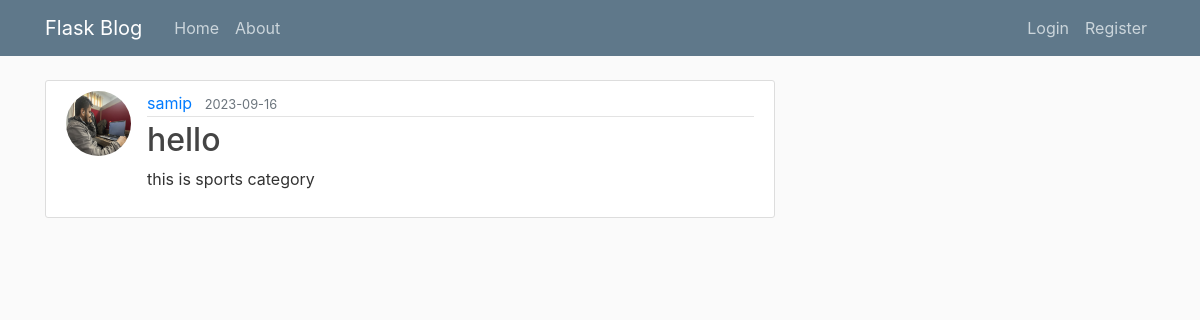
/post/1, run on an earlier commit of the app's database.
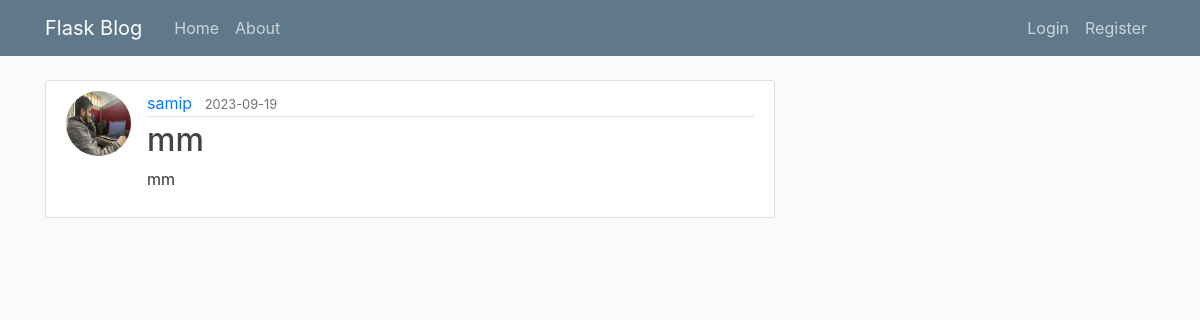
And on a later commit of the database.
### flaskblog/models.py (models this page shows, shortened)
class Post(db.Model):
    id = db.Column(db.Integer, primary_key=True)
    title = db.Column(db.String(100), nullable=False)
    date_posted = db.Column(db.DateTime, nullable=False,
                            default=datetime.utcnow)
    content = db.Column(db.Text, nullable=False)
    is_published = db.Column(db.Boolean, default=False)
    user_id = db.Column(db.Integer, db.ForeignKey('user.id'), nullable=False)
    category_id = db.Column(db.Integer, db.ForeignKey(
        'category.id'), nullable=False)
    category = db.relationship('Category',backref='post')
    user = db.relationship('User',backref='post')
    image = db.relationship('Image', backref='post', lazy=True)

### flaskblog/routes.py (the view)
@app.route("/post/<int:post_id>")
def post(post_id):
    post = Post.query.get_or_404(post_id)
    return render_template('post.html', title=post.title, post=post)

### flaskblog/templates/post.html (shortened to what this page needs)
{% extends "layout.html" %}
{% block content %}
  <article class="media content-section">
    <img class="rounded-circle article-img" src="{{ url_for('static', filename='profile_pics/' + post.author.image_file) }}">
    <div class="media-body">
      <div class="article-metadata">
        <a class="mr-2" href="#">{{ post.author.username }}</a>
        <small class="text-muted">{{ post.date_posted.strftime('%Y-%m-%d') }}</small>
      </div>
      <h2 class="article-title">{{ post.title }}</h2>
      <p class="article-content">{{ post.content|safe }}</p>
    </div>
  </article>
{% endblock content %}

What changed in the data, as far as the page shows it:
changed Post: date_posted "2023-09-16" → "2023-09-19"; title "hello" → "mm"; content "this is sports category" → "mm"
